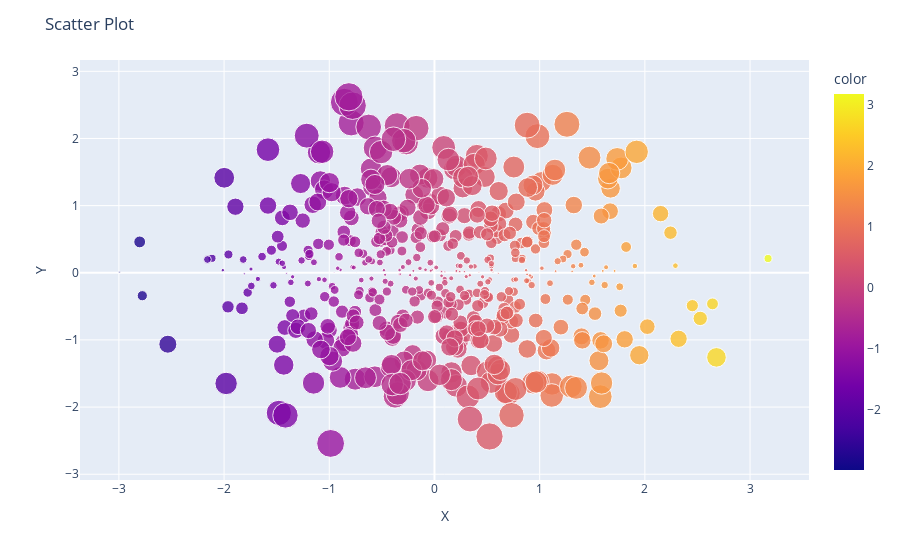

The notebook cell this image was saved under:
### Markdown cell above
3. Write a program to draw a scatter plot for random 500 x and y coordinates and style it

### Code cell
try:
    
    x = np.random.randn(500)  # Random X coordinates
    y = np.random.randn(500)  # Random Y coordinates

    # Take the absolute value of y coordinates
    y_abs = np.abs(y)

    # Create the scatter plot with style
    fig = px.scatter(x=x, y=y, color=x, size=y_abs, opacity=0.8)

    # Update the layout
    fig.update_layout(
        title='Scatter Plot',
        xaxis_title='X',
        yaxis_title='Y',
        showlegend=True
    )

    # Show the plot
    fig.show()

    logger.info("Program executed successfully!")
except Exception as e:
    logger.error(e)

### Figure 1 — Plotly figure (JSON) as saved in the notebook; plotly's stock layout.template omitted (floating-point values rounded to 4 significant figures; data arrays with more than 128 entries replaced by an {"elided": "..."} marker saying what was removed)
{"data": [{"hovertemplate": "x=%{x}<br>y=%{y}<br>size=%{marker.size}<br>color=%{marker.color}<extra></extra>", "legendgroup": "", "marker": {"color": {"elided": "500 float values"}, "coloraxis": "coloraxis", "opacity": 0.8, "size": {"elided": "500 float values"}, "sizemode": "area", "sizeref": 0.006551, "symbol": "circle"}, "mode": "markers", "name": "", "orientation": "v", "showlegend": false, "type": "scatter", "x": {"elided": "500 float values"}, "xaxis": "x", "y": {"elided": "500 float values"}, "yaxis": "y"}], "layout": {"coloraxis": {"colorbar": {"title": {"text": "color"}}, "colorscale": [[0, "#0d0887"], [0.1111, "#46039f"], [0.2222, "#7201a8"], [0.3333, "#9c179e"], [0.4444, "#bd3786"], [0.5556, "#d8576b"], [0.6667, "#ed7953"], [0.7778, "#fb9f3a"], [0.8889, "#fdca26"], [1, "#f0f921"]]}, "legend": {"itemsizing": "constant", "tracegroupgap": 0}, "margin": {"t": 60}, "showlegend": true, "title": {"text": "Scatter Plot"}, "xaxis": {"anchor": "y", "domain": [0, 1], "title": {"text": "X"}}, "yaxis": {"anchor": "x", "domain": [0, 1], "title": {"text": "Y"}}}}
